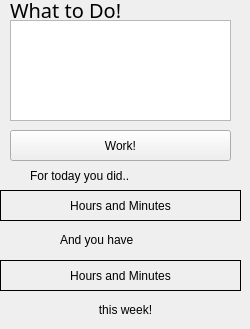
    <widget class="QWidget" name="tab">
     <attribute name="title">
      <string>Tasks Today</string>
     </attribute>
     <widget class="QTextEdit" name="textEdit">
      <property name="geometry">
       <rect>
        <x>10</x>
        <y>20</y>
        <width>221</width>
        <height>101</height>
       </rect>
      </property>
     </widget>
     <widget class="QLabel" name="label">
      <property name="geometry">
       <rect>
        <x>10</x>
        <y>0</y>
        <width>221</width>
        <height>20</height>
       </rect>
      </property>
      <property name="font">
       <font>
        <family>8514oem</family>
        <pointsize>15</pointsize>
       </font>
      </property>
      <property name="text">
       <string>What to Do!</string>
      </property>
     </widget>
     <widget class="QPushButton" name="pushButton_2">
      <property name="geometry">
       <rect>
        <x>10</x>
        <y>130</y>
        <width>221</width>
        <height>31</height>
       </rect>
      </property>
      <property name="text">
       <string>Work!</string>
      </property>
     </widget>
     <widget class="QLabel" name="label_3">
      <property name="geometry">
       <rect>
        <x>30</x>
        <y>160</y>
        <width>191</width>
        <height>31</height>
       </rect>
      </property>
      <property name="text">
       <string>For today you did..</string>
      </property>
     </widget>
     <widget class="QLabel" name="label_4">
      <property name="geometry">
       <rect>
        <x>0</x>
        <y>190</y>
        <width>241</width>
        <height>31</height>
       </rect>
      </property>
      <property name="frameShape">
       <enum>QFrame::Box</enum>
      </property>
      <property name="text">
       <string>Hours and Minutes</string>
      </property>
      <property name="alignment">
       <set>Qt::AlignCenter</set>
      </property>
     </widget>
     <widget class="QLabel" name="label_5">
      <property name="geometry">
       <rect>
        <x>0</x>
        <y>260</y>
        <width>241</width>
        <height>31</height>
       </rect>
      </property>
      <property name="frameShape">
       <enum>QFrame::Box</enum>
      </property>
      <property name="text">
       <string>Hours and Minutes</string>
      </property>
      <property name="alignment">
       <set>Qt::AlignCenter</set>
      </property>
     </widget>
     <widget class="QLabel" name="label_6">
      <property name="geometry">
       <rect>
        <x>60</x>
        <y>230</y>
        <width>131</width>
        <height>20</height>
       </rect>
      </property>
      <property name="text">
       <string>And you have</string>
      </property>
     </widget>
     <widget class="QLabel" name="label_7">
      <property name="geometry">
       <rect>
        <x>50</x>
        <y>300</y>
        <width>151</width>
        <height>20</height>
       </rect>
      </property>
      <property name="text">
       <string>this week!</string>
      </property>
      <property name="alignment">
       <set>Qt::AlignCenter</set>
      </property>
     </widget>
    </widget>
